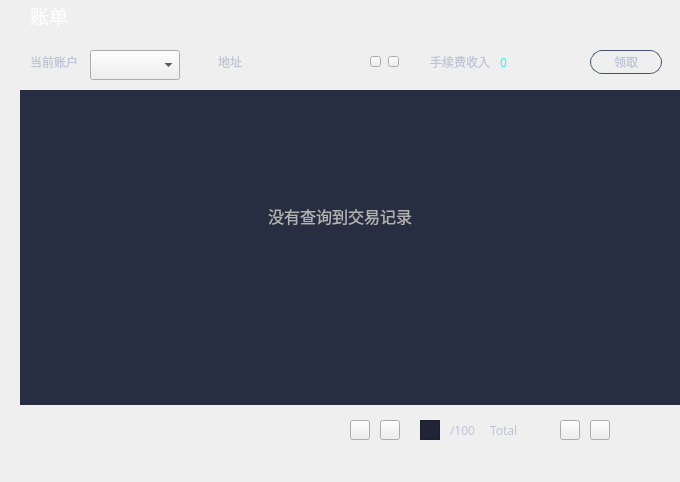
<?xml version="1.0" encoding="UTF-8"?>
<ui version="4.0">
 <class>AccountPage</class>
 <widget class="QWidget" name="AccountPage">
  <property name="geometry">
   <rect>
    <x>0</x>
    <y>0</y>
    <width>680</width>
    <height>482</height>
   </rect>
  </property>
  <property name="font">
   <font>
    <family>微软雅黑</family>
    <stylestrategy>PreferDefault</stylestrategy>
   </font>
  </property>
  <property name="windowTitle">
   <string>Form</string>
  </property>
  <property name="styleSheet">
   <string notr="true"/>
  </property>
  <widget class="QLabel" name="addressLabel2">
   <property name="geometry">
    <rect>
     <x>200</x>
     <y>50</y>
     <width>60</width>
     <height>24</height>
    </rect>
   </property>
   <property name="font">
    <font>
     <family>微软雅黑</family>
    </font>
   </property>
   <property name="styleSheet">
    <string notr="true">color: rgb(192, 196, 212);</string>
   </property>
   <property name="text">
    <string>地址</string>
   </property>
   <property name="alignment">
    <set>Qt::AlignCenter</set>
   </property>
  </widget>
  <widget class="QLabel" name="addressLabel">
   <property name="geometry">
    <rect>
     <x>260</x>
     <y>50</y>
     <width>100</width>
     <height>24</height>
    </rect>
   </property>
   <property name="font">
    <font>
     <family>微软雅黑</family>
     <underline>false</underline>
    </font>
   </property>
   <property name="styleSheet">
    <string notr="true">color: rgb(192, 196, 212);</string>
   </property>
   <property name="text">
    <string/>
   </property>
   <property name="scaledContents">
    <bool>true</bool>
   </property>
   <property name="textInteractionFlags">
    <set>Qt::NoTextInteraction</set>
   </property>
  </widget>
  <widget class="QToolButton" name="copyBtn">
   <property name="geometry">
    <rect>
     <x>370</x>
     <y>56</y>
     <width>11</width>
     <height>11</height>
    </rect>
   </property>
   <property name="font">
    <font>
     <family>微软雅黑</family>
    </font>
   </property>
   <property name="cursor">
    <cursorShape>PointingHandCursor</cursorShape>
   </property>
   <property name="focusPolicy">
    <enum>Qt::NoFocus</enum>
   </property>
   <property name="text">
    <string/>
   </property>
  </widget>
  <widget class="QComboBox" name="accountComboBox">
   <property name="geometry">
    <rect>
     <x>90</x>
     <y>50</y>
     <width>90</width>
     <height>30</height>
    </rect>
   </property>
   <property name="font">
    <font>
     <family>微软雅黑</family>
     <weight>50</weight>
     <bold>false</bold>
    </font>
   </property>
   <property name="focusPolicy">
    <enum>Qt::NoFocus</enum>
   </property>
   <property name="styleSheet">
    <string notr="true"/>
   </property>
  </widget>
  <widget class="QLabel" name="label_10">
   <property name="geometry">
    <rect>
     <x>30</x>
     <y>5</y>
     <width>80</width>
     <height>21</height>
    </rect>
   </property>
   <property name="font">
    <font>
     <family>微软雅黑</family>
     <pointsize>14</pointsize>
     <weight>50</weight>
     <italic>false</italic>
     <bold>false</bold>
    </font>
   </property>
   <property name="styleSheet">
    <string notr="true">color: white;</string>
   </property>
   <property name="text">
    <string>账单</string>
   </property>
  </widget>
  <widget class="QLabel" name="label">
   <property name="geometry">
    <rect>
     <x>30</x>
     <y>50</y>
     <width>60</width>
     <height>24</height>
    </rect>
   </property>
   <property name="font">
    <font>
     <family>微软雅黑</family>
    </font>
   </property>
   <property name="styleSheet">
    <string notr="true">color: rgb(192, 196, 212);</string>
   </property>
   <property name="text">
    <string>当前账户</string>
   </property>
   <property name="alignment">
    <set>Qt::AlignLeading|Qt::AlignLeft|Qt::AlignVCenter</set>
   </property>
  </widget>
  <widget class="QToolButton" name="nextPageBtn">
   <property name="geometry">
    <rect>
     <x>560</x>
     <y>420</y>
     <width>20</width>
     <height>20</height>
    </rect>
   </property>
   <property name="font">
    <font>
     <family>微软雅黑</family>
    </font>
   </property>
   <property name="cursor">
    <cursorShape>PointingHandCursor</cursorShape>
   </property>
   <property name="focusPolicy">
    <enum>Qt::NoFocus</enum>
   </property>
   <property name="styleSheet">
    <string notr="true"/>
   </property>
   <property name="text">
    <string/>
   </property>
  </widget>
  <widget class="QLineEdit" name="pageLineEdit">
   <property name="geometry">
    <rect>
     <x>420</x>
     <y>420</y>
     <width>20</width>
     <height>20</height>
    </rect>
   </property>
   <property name="styleSheet">
    <string notr="true">QLineEdit{background-color: rgb(32,36,54);color: rgb(192, 196, 212);border:1px solid rgb(28, 32, 46);padding: 0px 0px 0px 0px;}
QLineEdit:focus{border:1px solid rgb(93,107,144);}</string>
   </property>
   <property name="text">
    <string/>
   </property>
   <property name="alignment">
    <set>Qt::AlignCenter</set>
   </property>
  </widget>
  <widget class="QLabel" name="pageLabel">
   <property name="geometry">
    <rect>
     <x>450</x>
     <y>420</y>
     <width>40</width>
     <height>20</height>
    </rect>
   </property>
   <property name="font">
    <font>
     <family>微软雅黑</family>
    </font>
   </property>
   <property name="styleSheet">
    <string notr="true">color: rgb(192, 196, 212);</string>
   </property>
   <property name="text">
    <string>/100</string>
   </property>
   <property name="alignment">
    <set>Qt::AlignLeading|Qt::AlignLeft|Qt::AlignVCenter</set>
   </property>
  </widget>
  <widget class="QToolButton" name="prePageBtn">
   <property name="geometry">
    <rect>
     <x>380</x>
     <y>420</y>
     <width>20</width>
     <height>20</height>
    </rect>
   </property>
   <property name="font">
    <font>
     <family>微软雅黑</family>
    </font>
   </property>
   <property name="cursor">
    <cursorShape>PointingHandCursor</cursorShape>
   </property>
   <property name="focusPolicy">
    <enum>Qt::NoFocus</enum>
   </property>
   <property name="styleSheet">
    <string notr="true"/>
   </property>
   <property name="text">
    <string/>
   </property>
  </widget>
  <widget class="QTableWidget" name="accountTransactionsTableWidget">
   <property name="geometry">
    <rect>
     <x>20</x>
     <y>90</y>
     <width>660</width>
     <height>315</height>
    </rect>
   </property>
   <property name="styleSheet">
    <string notr="true">QTableWidget{border: none;background-color: rgb(40, 46, 66);}
QHeaderView{background-color:rgb(40,46,66);min-height:30;color:white;}
QHeaderView::section{background-color: rgb(56,63,93);border: 1px solid rgb(40,46,66);
font: 12px &quot;微软雅黑&quot;;}
</string>
   </property>
   <property name="verticalScrollBarPolicy">
    <enum>Qt::ScrollBarAsNeeded</enum>
   </property>
   <property name="horizontalScrollBarPolicy">
    <enum>Qt::ScrollBarAlwaysOff</enum>
   </property>
   <property name="sizeAdjustPolicy">
    <enum>QAbstractScrollArea::AdjustToContents</enum>
   </property>
   <property name="autoScroll">
    <bool>false</bool>
   </property>
   <property name="editTriggers">
    <set>QAbstractItemView::NoEditTriggers</set>
   </property>
   <property name="tabKeyNavigation">
    <bool>false</bool>
   </property>
   <property name="showDropIndicator" stdset="0">
    <bool>false</bool>
   </property>
   <property name="dragDropOverwriteMode">
    <bool>false</bool>
   </property>
   <property name="showGrid">
    <bool>false</bool>
   </property>
   <attribute name="horizontalHeaderVisible">
    <bool>false</bool>
   </attribute>
   <attribute name="horizontalHeaderCascadingSectionResizes">
    <bool>false</bool>
   </attribute>
   <attribute name="verticalHeaderVisible">
    <bool>false</bool>
   </attribute>
   <attribute name="verticalHeaderCascadingSectionResizes">
    <bool>true</bool>
   </attribute>
   <column>
    <property name="text">
     <string>时间</string>
    </property>
    <property name="font">
     <font>
      <family>微软雅黑</family>
     </font>
    </property>
    <property name="textAlignment">
     <set>AlignCenter</set>
    </property>
   </column>
   <column>
    <property name="text">
     <string>区块ID</string>
    </property>
    <property name="font">
     <font>
      <family>微软雅黑</family>
     </font>
    </property>
    <property name="textAlignment">
     <set>AlignCenter</set>
    </property>
   </column>
   <column>
    <property name="text">
     <string>交易ID</string>
    </property>
    <property name="font">
     <font>
      <family>微软雅黑</family>
     </font>
    </property>
    <property name="textAlignment">
     <set>AlignCenter</set>
    </property>
   </column>
   <column>
    <property name="text">
     <string>对方账户</string>
    </property>
    <property name="font">
     <font>
      <family>微软雅黑</family>
     </font>
    </property>
    <property name="textAlignment">
     <set>AlignCenter</set>
    </property>
   </column>
   <column>
    <property name="text">
     <string>金额</string>
    </property>
    <property name="font">
     <font>
      <family>微软雅黑</family>
     </font>
    </property>
    <property name="textAlignment">
     <set>AlignCenter</set>
    </property>
   </column>
   <column>
    <property name="text">
     <string>手续费/UB</string>
    </property>
    <property name="font">
     <font>
      <family>微软雅黑</family>
     </font>
    </property>
    <property name="textAlignment">
     <set>AlignCenter</set>
    </property>
   </column>
   <column>
    <property name="text">
     <string>备注</string>
    </property>
    <property name="font">
     <font>
      <family>微软雅黑</family>
     </font>
    </property>
    <property name="textAlignment">
     <set>AlignCenter</set>
    </property>
   </column>
  </widget>
  <widget class="QLabel" name="initLabel">
   <property name="geometry">
    <rect>
     <x>140</x>
     <y>190</y>
     <width>400</width>
     <height>51</height>
    </rect>
   </property>
   <property name="font">
    <font>
     <family>微软雅黑</family>
     <pointsize>12</pointsize>
    </font>
   </property>
   <property name="styleSheet">
    <string notr="true">color: rgb(178, 178, 178);</string>
   </property>
   <property name="text">
    <string>没有查询到交易记录</string>
   </property>
   <property name="alignment">
    <set>Qt::AlignCenter</set>
   </property>
  </widget>
  <widget class="QLabel" name="contractFeeLabel2">
   <property name="geometry">
    <rect>
     <x>410</x>
     <y>50</y>
     <width>80</width>
     <height>24</height>
    </rect>
   </property>
   <property name="styleSheet">
    <string notr="true">color: rgb(192, 196, 212);</string>
   </property>
   <property name="text">
    <string>手续费收入</string>
   </property>
   <property name="alignment">
    <set>Qt::AlignRight|Qt::AlignTrailing|Qt::AlignVCenter</set>
   </property>
  </widget>
  <widget class="QLabel" name="contractFeeLabel">
   <property name="geometry">
    <rect>
     <x>500</x>
     <y>50</y>
     <width>80</width>
     <height>24</height>
    </rect>
   </property>
   <property name="font">
    <font>
     <family>微软雅黑</family>
    </font>
   </property>
   <property name="styleSheet">
    <string notr="true">color: rgb(24,250,239);</string>
   </property>
   <property name="text">
    <string>0</string>
   </property>
   <property name="alignment">
    <set>Qt::AlignLeading|Qt::AlignLeft|Qt::AlignVCenter</set>
   </property>
  </widget>
  <widget class="QToolButton" name="withdrawBtn">
   <property name="geometry">
    <rect>
     <x>590</x>
     <y>50</y>
     <width>72</width>
     <height>24</height>
    </rect>
   </property>
   <property name="cursor">
    <cursorShape>PointingHandCursor</cursorShape>
   </property>
   <property name="styleSheet">
    <string notr="true">QToolButton{color:rgb(192,196,212);border:1px solid  rgb(70,82,113);border-radius:12px;
background-color: transparent;
font: 12px &quot;微软雅黑&quot;;}
QToolButton:hover{color:white;border-color:rgb(24,140,249);background-color:rgb(24,140,249);}</string>
   </property>
   <property name="text">
    <string>领取</string>
   </property>
  </widget>
  <widget class="QToolButton" name="qrcodeBtn">
   <property name="geometry">
    <rect>
     <x>388</x>
     <y>56</y>
     <width>11</width>
     <height>11</height>
    </rect>
   </property>
   <property name="font">
    <font>
     <family>微软雅黑</family>
    </font>
   </property>
   <property name="cursor">
    <cursorShape>PointingHandCursor</cursorShape>
   </property>
   <property name="focusPolicy">
    <enum>Qt::NoFocus</enum>
   </property>
   <property name="text">
    <string/>
   </property>
  </widget>
  <widget class="QToolButton" name="firstPageBtn">
   <property name="geometry">
    <rect>
     <x>350</x>
     <y>420</y>
     <width>20</width>
     <height>20</height>
    </rect>
   </property>
   <property name="font">
    <font>
     <family>微软雅黑</family>
    </font>
   </property>
   <property name="cursor">
    <cursorShape>PointingHandCursor</cursorShape>
   </property>
   <property name="focusPolicy">
    <enum>Qt::NoFocus</enum>
   </property>
   <property name="styleSheet">
    <string notr="true"/>
   </property>
   <property name="text">
    <string/>
   </property>
  </widget>
  <widget class="QToolButton" name="lastPageBtn">
   <property name="geometry">
    <rect>
     <x>590</x>
     <y>420</y>
     <width>20</width>
     <height>20</height>
    </rect>
   </property>
   <property name="font">
    <font>
     <family>微软雅黑</family>
    </font>
   </property>
   <property name="cursor">
    <cursorShape>PointingHandCursor</cursorShape>
   </property>
   <property name="focusPolicy">
    <enum>Qt::NoFocus</enum>
   </property>
   <property name="styleSheet">
    <string notr="true"/>
   </property>
   <property name="text">
    <string/>
   </property>
  </widget>
  <widget class="QLabel" name="numberLabel">
   <property name="geometry">
    <rect>
     <x>490</x>
     <y>420</y>
     <width>70</width>
     <height>20</height>
    </rect>
   </property>
   <property name="font">
    <font>
     <family>微软雅黑</family>
    </font>
   </property>
   <property name="styleSheet">
    <string notr="true">color: rgb(192, 196, 212);</string>
   </property>
   <property name="text">
    <string>Total</string>
   </property>
  </widget>
  <zorder>numberLabel</zorder>
  <zorder>addressLabel2</zorder>
  <zorder>addressLabel</zorder>
  <zorder>accountComboBox</zorder>
  <zorder>label_10</zorder>
  <zorder>label</zorder>
  <zorder>nextPageBtn</zorder>
  <zorder>pageLineEdit</zorder>
  <zorder>pageLabel</zorder>
  <zorder>prePageBtn</zorder>
  <zorder>accountTransactionsTableWidget</zorder>
  <zorder>initLabel</zorder>
  <zorder>copyBtn</zorder>
  <zorder>contractFeeLabel2</zorder>
  <zorder>contractFeeLabel</zorder>
  <zorder>withdrawBtn</zorder>
  <zorder>qrcodeBtn</zorder>
  <zorder>firstPageBtn</zorder>
  <zorder>lastPageBtn</zorder>
 </widget>
 <resources/>
 <connections/>
</ui>
